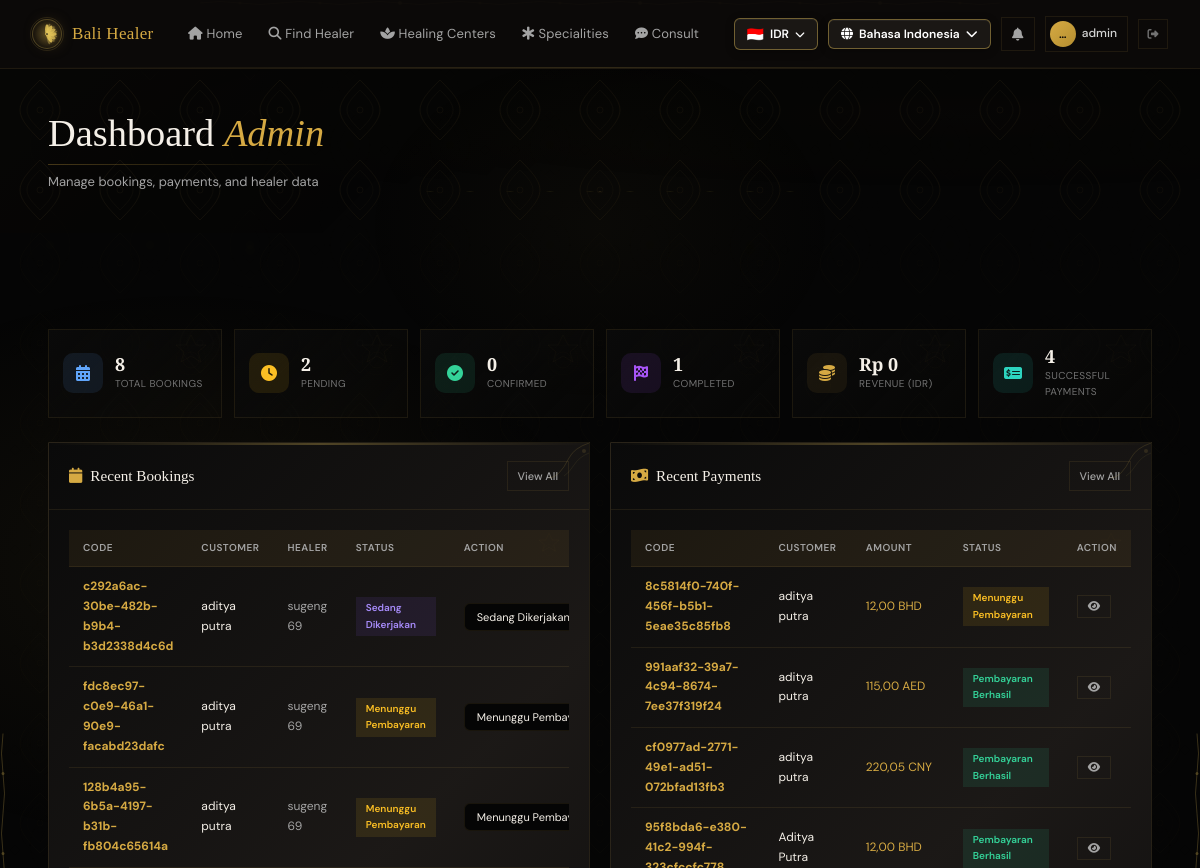
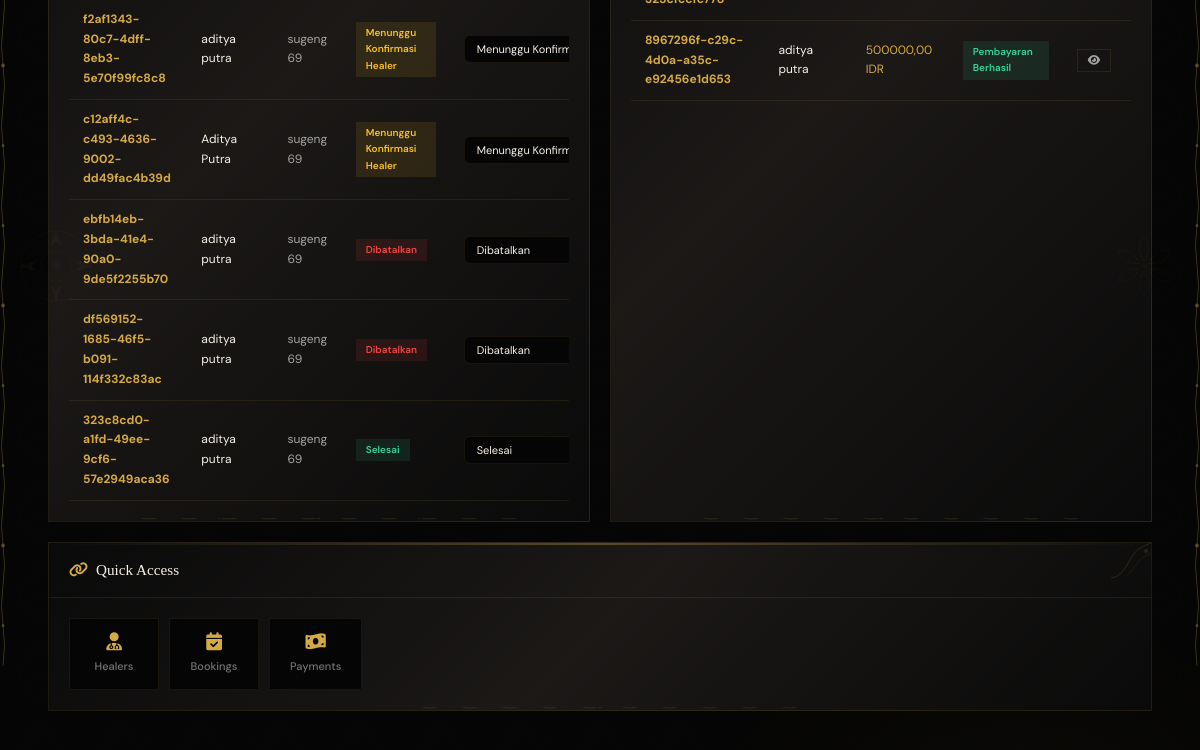
Before: /id/dashboard/ (signed in, upper part) with the older database file (2 pictures, top to bottom).
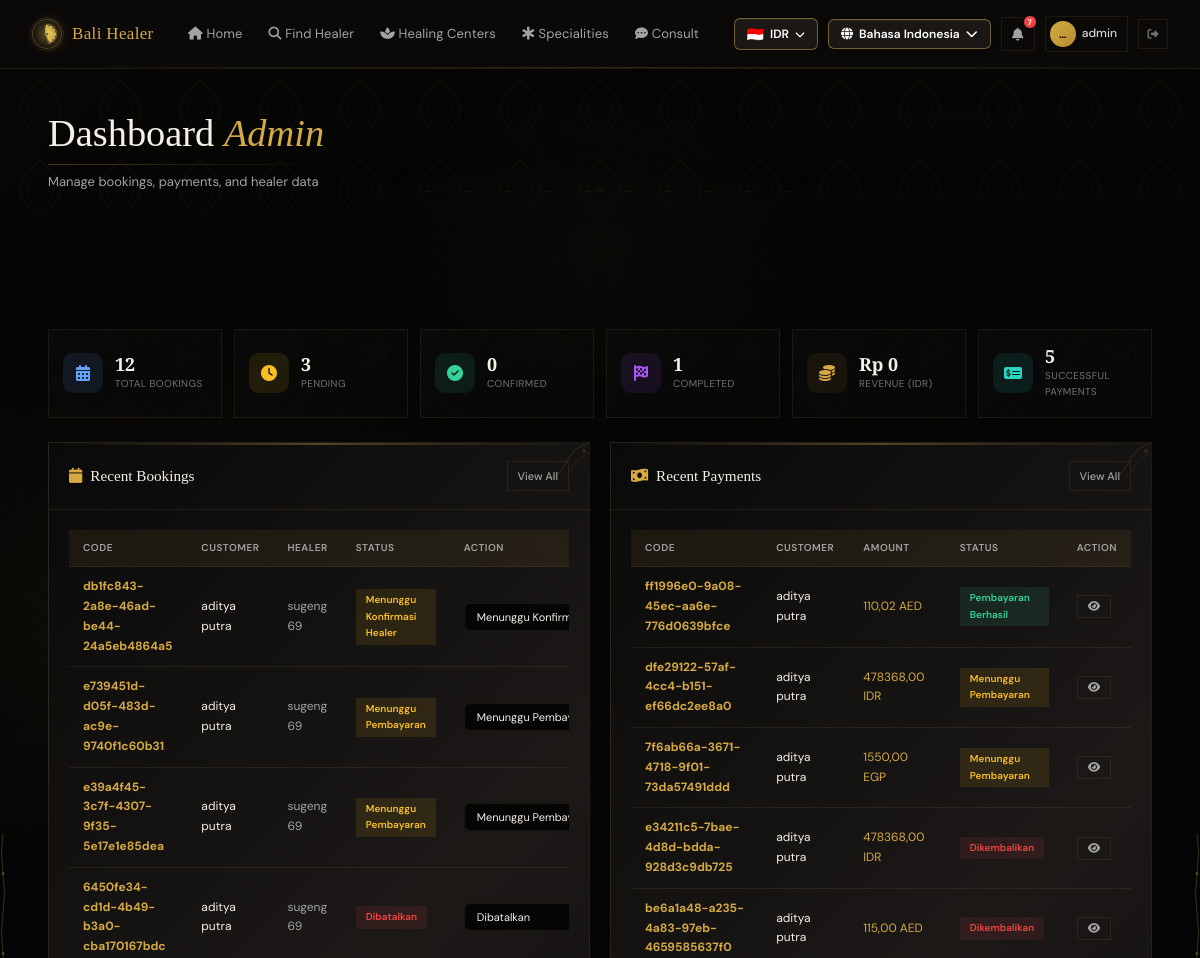
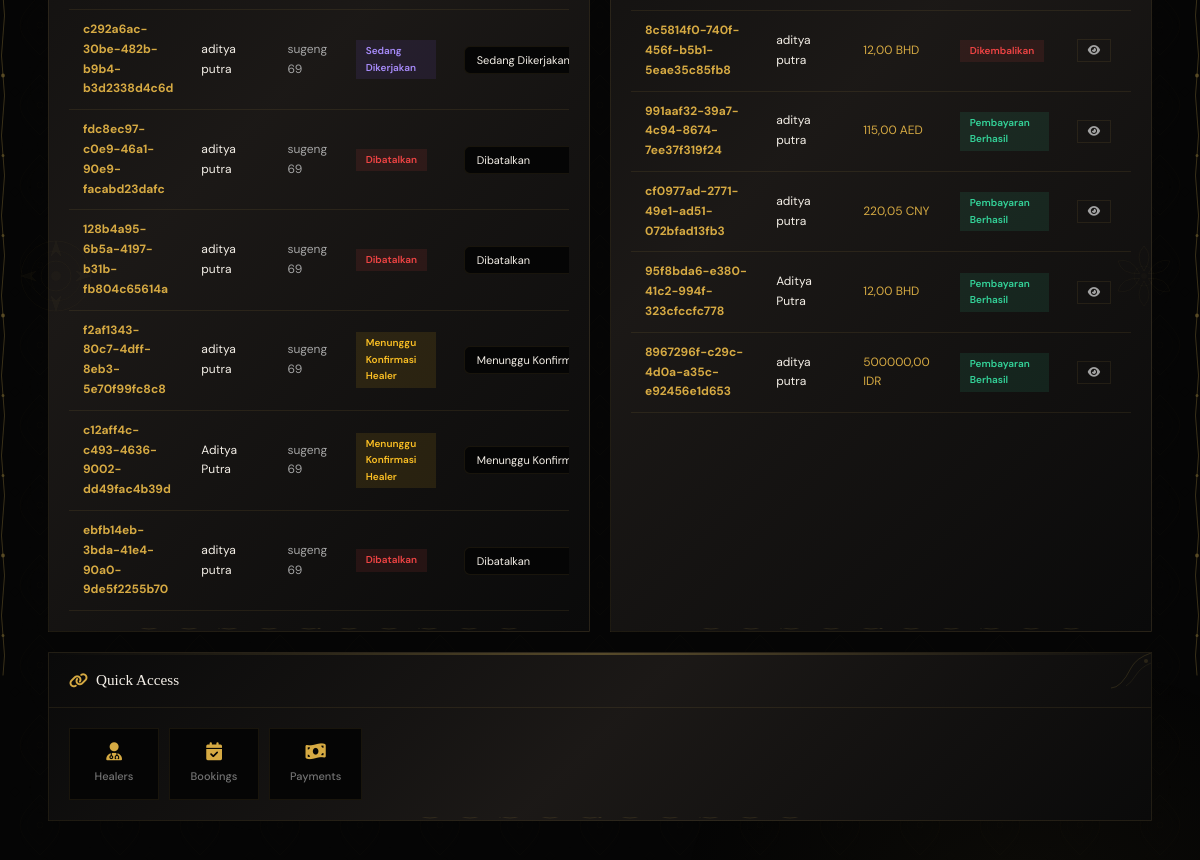
After: the same page with the newer database file (2 pictures, top to bottom).
### bookings/models.py (models this page shows, shortened)
class Booking(models.Model):
    STATUS_CHOICES = [
        ('pending_payment', 'Menunggu Pembayaran'),
        ('pending_confirm', 'Menunggu Konfirmasi Healer'),
        ('confirmed', 'Dikonfirmasi'),
        ('in_progress', 'Sedang Dikerjakan'),
        ('completed', 'Selesai'),
        ('cancelled', 'Dibatalkan'),
        ('expired', 'Kadaluarsa'),
        ('refunded', 'Dikembalikan'),
    ]
    VALID_TRANSITIONS = {
        'pending_payment': ['pending_confirm', 'cancelled', 'expired'],
        'pending_confirm': ['confirmed', 'cancelled', 'refunded'],
        'confirmed': ['in_progress', 'cancelled', 'refunded'],
        'in_progress': ['completed', 'refunded'],
        'completed': [],
        'cancelled': [],
        'expired': [],
        'refunded': [],
    }
    booking_code = models.CharField(max_length=40, unique=True, blank=True)
    healer = models.ForeignKey(Healer, on_delete=models.CASCADE, related_name='bookings')
    customer = models.ForeignKey(User, on_delete=models.SET_NULL, null=True, blank=True, related_name='bookings')
    customer_name = models.CharField(max_length=200)
    customer_email = models.EmailField()
    customer_phone = models.CharField(max_length=20)
    service_type = models.CharField(max_length=200)
    service_price_idr = models.DecimalField(max_digits=12, decimal_places=2, default=0)
    booking_date = models.DateField()
    booking_time = models.TimeField()
    notes = models.TextField(blank=True)
    total_price_idr = models.DecimalField(max_digits=12, decimal_places=2, default=0)
    currency = models.CharField(max_length=10, default='IDR')
    total_price_converted = models.DecimalField(max_digits=12, decimal_places=2, default=0)
    status = models.CharField(max_length=20, choices=STATUS_CHOICES, default='pending_payment', db_index=True)
    confirmed_at = models.DateTimeField(null=True, blank=True)
    started_at = models.DateTimeField(null=True, blank=True)
    completed_at = models.DateTimeField(null=True, blank=True)
    cancelled_at = models.DateTimeField(null=True, blank=True)
    cancel_reason = models.TextField(blank=True)
    created_at = models.DateTimeField(auto_now_add=True)
    updated_at = models.DateTimeField(auto_now=True)
    class Meta:
        ordering = ['-created_at']

### healers/models.py (models this page shows, shortened)
class Healer(models.Model):
    user = models.OneToOneField(User, on_delete=models.CASCADE, null=True, blank=True)
    name = models.CharField(max_length=200)
    slug = models.SlugField(unique=True, default=uuid.uuid1)
    category = models.ForeignKey(HealerCategory, on_delete=models.SET_NULL, null=True)
    bio = models.TextField()
    experience_years = models.PositiveIntegerField(default=0)
    photo = models.ImageField(upload_to='healer_photos/', blank=True, null=True)
    phone = models.CharField(max_length=20)
    email = models.EmailField(blank=True)
    address = models.TextField()
    price_idr = models.DecimalField(max_digits=12, decimal_places=2, default=0)
    rating = models.DecimalField(max_digits=3, decimal_places=2, default=5.0)
    is_available = models.BooleanField(default=True, db_index=True)
    specializations = models.TextField(blank=True, help_text='Pisahkan dengan koma')
    created_at = models.DateTimeField(auto_now_add=True)
    updated_at = models.DateTimeField(auto_now=True)
    class Meta:
        ordering = ['-rating', '-experience_years']

### payments/models.py (models this page shows, shortened)
class Payment(models.Model):
    PAYMENT_STATUS_CHOICES = [
        ('pending', 'Menunggu Pembayaran'),
        ('processing', 'Sedang Diproses'),
        ('success', 'Pembayaran Berhasil'),
        ('held', 'Dana Ditahan (Escrow)'),
        ('released', 'Dana Dirilis ke Healer'),
        ('failed', 'Gagal'),
        ('refunded', 'Dikembalikan'),
        ('expired', 'Kadaluarsa'),
    ]
    VALID_PAYMENT_TRANSITIONS = {
        'pending': ['processing', 'success', 'failed', 'expired'],
        'processing': ['success', 'failed'],
        'success': ['held', 'refunded'],
        'held': ['released', 'refunded'],
        'released': [],
        'failed': [],
        'refunded': [],
        'expired': [],
    }
    booking = models.OneToOneField(Booking, on_delete=models.CASCADE, related_name='payment')
    payment_code = models.CharField(max_length=20, unique=True, default=uuid.uuid4)
    payment_method = models.ForeignKey(PaymentMethod, on_delete=models.SET_NULL, null=True)
    amount_idr = models.DecimalField(max_digits=12, decimal_places=2)
    currency = models.ForeignKey(Currency, on_delete=models.SET_NULL, null=True)
    amount_converted = models.DecimalField(max_digits=12, decimal_places=2, default=0)
    exchange_rate = models.DecimalField(max_digits=15, decimal_places=6, default=1.0)
    status = models.CharField(max_length=20, choices=PAYMENT_STATUS_CHOICES, default='pending', db_index=True)
    paid_at = models.DateTimeField(null=True, blank=True)
    held_at = models.DateTimeField(null=True, blank=True)
    released_at = models.DateTimeField(null=True, blank=True)
    refunded_at = models.DateTimeField(null=True, blank=True)
    refund_reason = models.TextField(blank=True)
    notes = models.TextField(blank=True)
    created_at = models.DateTimeField(auto_now_add=True)
    updated_at = models.DateTimeField(auto_now=True)
    class Meta:
        ordering = ['-created_at']

class Currency(models.Model):
    code = models.CharField(max_length=10, unique=True)
    name = models.CharField(max_length=100)
    symbol = models.CharField(max_length=10)
    rate_to_idr = models.DecimalField(max_digits=15, decimal_places=6, default=1.0,
        help_text='Kurs terhadap 1 IDR')
    is_active = models.BooleanField(default=True)
    updated_at = models.DateTimeField(auto_now=True)
    class Meta:
        verbose_name_plural = 'Currencies'
        ordering = ['code']

### payments/views.py (the view)
# urls.py: path('dashboard/', views.dashboard, name='dashboard'),
@login_required
def dashboard(request):
    profile, created = UserProfile.objects.get_or_create(user=request.user)
    if not profile.is_healer:
        messages.error(request, _('Anda tidak memiliki akses ke dashboard ini.'))
        return redirect('home')
    total_bookings = Booking.objects.count()
    pending_bookings = Booking.objects.filter(status='pending_confirm').count()
    confirmed_bookings = Booking.objects.filter(status='confirmed').count()
    in_progress_bookings = Booking.objects.filter(status='in_progress').count()
    completed_bookings = Booking.objects.filter(status='completed').count()
    total_revenue_idr = Payment.objects.filter(status='released').aggregate(
        total=Sum('amount_idr')
    )['total'] or 0
    held_funds = Payment.objects.filter(status='held').aggregate(
        total=Sum('amount_idr')
    )['total'] or 0
    total_payments = Payment.objects.filter(status__in=('success', 'held', 'released')).count()
    recent_bookings = Booking.objects.select_related('healer', 'customer')[:10]
    recent_payments = Payment.objects.select_related(
        'booking', 'currency', 'payment_method'
    )[:10]
    return render(request, 'dashboard.html', {
        'total_bookings': total_bookings,
        'pending_bookings': pending_bookings,
        'confirmed_bookings': confirmed_bookings,
        'in_progress_bookings': in_progress_bookings,
        'completed_bookings': completed_bookings,
        'total_revenue_idr': total_revenue_idr,
        'held_funds': held_funds,
        'total_payments': total_payments,
        'recent_bookings': recent_bookings,
        'recent_payments': recent_payments,
    })

### accounts/context_processors.py (called while the page is built)
def notification_context(request):
    if request.user.is_authenticated:
        unread_count = Notification.objects.filter(user=request.user, is_read=False).count()
        return {'global_unread_notifications': unread_count}
    return {'global_unread_notifications': 0}

### accounts/models.py (called while the page is built)
    @property
    def is_healer(self):
        return self.role == 'healer'

### templates/dashboard.html (shortened to what the changed rows need)
{% extends 'base.html' %}
{% load static %}
{% load i18n %}
{% block content %}
<div class="page-header">
    <div class="container">
        <div style="position:relative;display:inline-block">
            <h1>{% trans "Dashboard" %} <em>{% trans "Admin" %}</em></h1>
        </div>
    </div>
</div>
<section class="section" data-reveal>
    <div class="container">
        <div class="stats-grid">
            <div class="stat-card">
                <div class="stat-info"><span class="stat-number">{{ total_bookings }}</span><span class="stat-label">{% trans "Total Bookings" %}</span></div>
            </div>
            <div class="stat-card">
                <div class="stat-info"><span class="stat-number">{{ pending_bookings }}</span><span class="stat-label">{% trans "Pending" %}</span></div>
            </div>
            <div class="stat-card">
                <div class="stat-info"><span class="stat-number">{{ total_payments }}</span><span class="stat-label">{% trans "Successful Payments" %}</span></div>
            </div>
        </div>
        <div class="dashboard-grid">
            <div class="card">
                <div class="card-body">
                    <div class="table-container">
                        <table class="data-table">
                            <thead>
                                <tr><th>{% trans "Code" %}</th><th>{% trans "Customer" %}</th><th>{% trans "Healer" %}</th><th>{% trans "Status" %}</th><th>{% trans "Action" %}</th></tr>
                            </thead>
                            <tbody>
                                {% for b in recent_bookings %}
                                <tr>
                                    <td><strong style="color:var(--gold);font-weight:700">{{ b.booking_code }}</strong></td>
                                    <td style="color:var(--fg)">{{ b.customer_name }}</td>
                                    <td>{{ b.healer.name }}</td>
                                    <td><span class="status-badge status-{{ b.status }}">{{ b.get_status_display }}</span></td>
                                    <td>
                                        <form method="POST" action="{% url 'update_booking_status' b.booking_code %}" class="inline-form">
                                            <select name="status" class="form-control-sm" onchange="this.form.submit()">
                                                {% for val, label in b.STATUS_CHOICES %}
                                                <option value="{{ val }}" {% if b.status == val %}selected{% endif %}>{{ label }}</option>
                                                {% endfor %}
                                            </select>
                                        </form>
                                    </td>
                                </tr>
                                {% empty %}
                                <tr><td colspan="5" class="text-center text-muted" style="padding:36px">{% trans "No bookings yet." %}</td></tr>
                                {% endfor %}
                            </tbody>
                        </table>
                    </div>
                </div>
            </div>
            <div class="card">
                <div class="card-body">
                    <div class="table-container">
                        <table class="data-table">
                            <thead>
                                <tr><th>{% trans "Code" %}</th><th>{% trans "Customer" %}</th><th>{% trans "Amount" %}</th><th>{% trans "Status" %}</th><th>{% trans "Action" %}</th></tr>
                            </thead>
                            <tbody>
                                {% for p in recent_payments %}
                                <tr>
                                    <td><strong style="color:var(--gold);font-weight:700">{{ p.payment_code }}</strong></td>
                                    <td style="color:var(--fg)">{{ p.booking.customer_name }}</td>
                                    <td style="color:var(--gold)">{{ p.amount_converted|floatformat:2 }} {{ p.currency.code|default:"IDR" }}</td>
                                    <td><span class="status-badge status-{{ p.status }}">{{ p.get_status_display }}</span></td>
                                    <td><a href="{% url 'payment_detail' p.payment_code %}" class="btn btn-sm btn-outline"><i class="fas fa-eye"></i></a></td>
                                </tr>
                                {% empty %}
                                <tr><td colspan="5" class="text-center text-muted" style="padding:36px">{% trans "No payments yet." %}</td></tr>
                                {% endfor %}
                            </tbody>
                        </table>
                    </div>
                </div>
            </div>
        </div>
    </div>
</section>
{% endblock %}

### templates/base.html (shortened to what the changed rows need)
{% load static %}
{% load i18n %}
<!DOCTYPE html>
<html lang="{{ LANGUAGE_CODE }}">
<head>
    <link rel="preload" href="https://cdnjs.cloudflare.com/ajax/libs/font-awesome/6.5.1/css/all.min.css" as="style" onload="this.onload=null;this.rel='stylesheet'">
    <link rel="stylesheet" href="{% static 'css/style.css' %}?v=12">
</head>
<body>
    <header class="header" id="main-header">
        <div class="header-inner">
            <div class="nav-right">
                {% get_current_language as CURRENT_LANGUAGE %}
                {% get_available_languages as AVAILABLE_LANGUAGES %}
                {% get_language_info_list for AVAILABLE_LANGUAGES as languages %}
                <div class="lang-switcher" id="langSwitcher">
                    <button class="lang-switcher-btn">
                        <i class="fas fa-globe"></i>
                        {% for lang in languages %}
                            {% if lang.code == CURRENT_LANGUAGE %}{{ lang.name_local }}{% endif %}
                        {% endfor %}
                        <i class="fas fa-chevron-down"></i>
                    </button>
                </div>
                {% if user.is_authenticated %}
                <button type="button" class="notif-bell-btn" id="notifBellBtn" title="{% trans 'Notifications' %}">
                    <i class="fas fa-bell"></i>
                    {% if global_unread_notifications > 0 %}
                    <span class="notif-bell-badge" id="notifBadge">{{ global_unread_notifications }}</span>
                    {% endif %}
                </button>
                {% else %}
                <a href="{% url 'login' %}" class="nav-link"><i class="fas fa-right-to-bracket"></i> {% trans "Login" %}</a>
                <a href="{% url 'register_choose' %}" class="btn-find"><i class="fas fa-user-plus"></i> {% trans "Register" %}</a>
                {% endif %}
            </div>
        </div>
    </header>
    <main class="batik-main">
        {% block content %}{% endblock %}
    </main>
</body>
</html>

Changed rows visible on the page:
no longer on this page (row unchanged): Booking: booking_code "df569152-1685-46f5-b091-114f332c83ac", customer_name "aditya putra", healer.name "sugeng 69", status "Dibatalkan"
no longer on this page (row unchanged): Booking: booking_code "323c8cd0-a1fd-49ee-9cf6-57e2949aca36", customer_name "aditya putra", healer.name "sugeng 69", status "Selesai"
added Booking: booking_code "db1fc843-2a8e-46ad-be44-24a5eb4864a5", customer_name "aditya putra", healer.name "sugeng 69", status "Menunggu Konfirmasi Healer"
added Booking: booking_code "e739451d-d05f-483d-ac9e-9740f1c60b31", customer_name "aditya putra", healer.name "sugeng 69", status "Menunggu Pembayaran"
added Booking: booking_code "e39a4f45-3c7f-4307-9f35-5e17e1e85dea", customer_name "aditya putra", healer.name "sugeng 69", status "Menunggu Pembayaran"
added Booking: booking_code "6450fe34-cd1d-4b49-b3a0-cba170167bdc", customer_name "aditya putra", healer.name "sugeng 69", status "Dibatalkan"
changed Booking "fdc8ec97-c0e9-46a1-90e9-facabd23dafc": status "Menunggu Pembayaran" → "Dibatalkan"
changed Booking "128b4a95-6b5a-4197-b31b-fb804c65614a": status "Menunggu Pembayaran" → "Dibatalkan"
added Payment: payment_code "ff1996e0-9a08-45ec-aa6e-776d0639bfce", booking.customer_name "aditya putra", amount_converted "110,02", currency.code "AED", status "Pembayaran Berhasil"
added Payment: payment_code "dfe29122-57af-4cc4-b151-ef66dc2ee8a0", booking.customer_name "aditya putra", amount_converted "478368,00", currency.code "IDR", status "Menunggu Pembayaran"
added Payment: payment_code "7f6ab66a-3671-4718-9f01-73da57491ddd", booking.customer_name "aditya putra", amount_converted "1550,00", currency.code "EGP", status "Menunggu Pembayaran"
added Payment: payment_code "e34211c5-7bae-4d8d-bdda-928d3c9db725", booking.customer_name "aditya putra", amount_converted "478368,00", currency.code "IDR", status "Dikembalikan"
added Payment: payment_code "be6a1a48-a235-4a83-97eb-4659585637f0", booking.customer_name "aditya putra", amount_converted "115,00", currency.code "AED", status "Dikembalikan"
changed Payment "8c5814f0-740f-456f-b5b1-5eae35c85fb8": status "Menunggu Pembayaran" → "Dikembalikan"
Other visible differences:
{{ global_unread_notifications }}: (not shown) → "7"
{{ total_bookings }}: "8" → "12"
{{ pending_bookings }}: "2" → "3"
{{ total_payments }}: "4" → "5"
